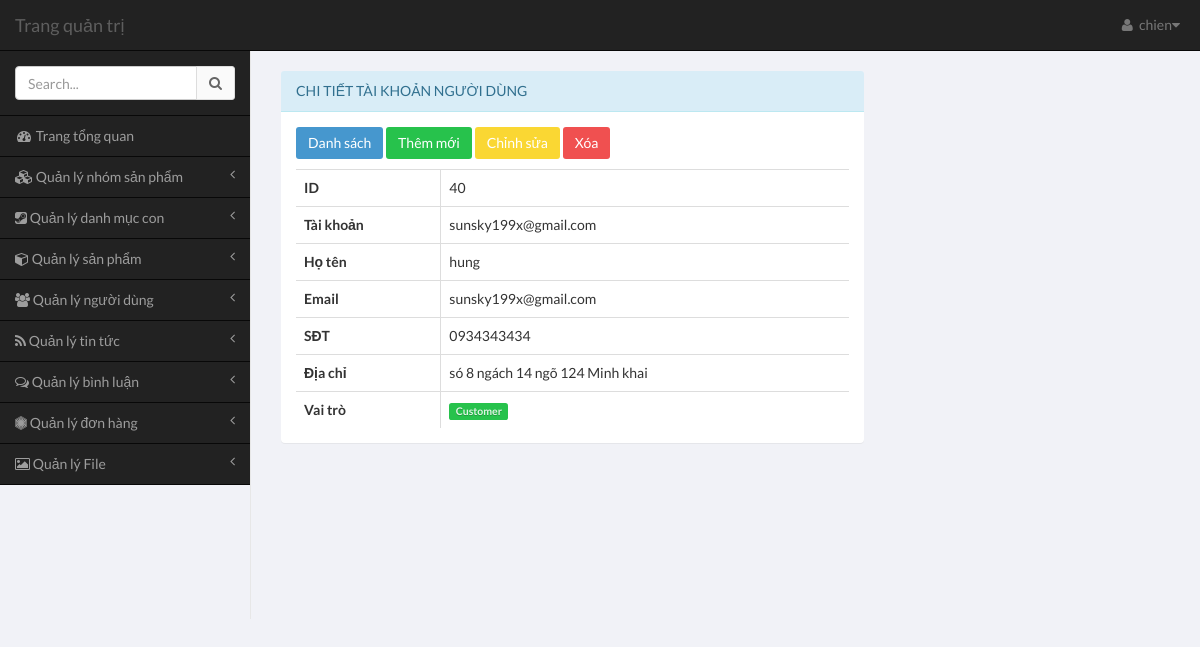
The app's page /admin/pages/index.php?module=user&action=view-user&id=40 (signed in) with its own data.
### tables this page shows
CREATE TABLE `user` (
  `user_id` int(11) NOT NULL,
  `username` varchar(100) NOT NULL,
  `password` varchar(64) NOT NULL,
  `email` varchar(100) NOT NULL,
  `full_name` varchar(100) DEFAULT NULL,
  `phone` varchar(100) DEFAULT NULL,
  `address` varchar(255) DEFAULT NULL,
  `role` tinyint(4) NOT NULL DEFAULT '1'
);

### common/database.php (called while the page is built, shortened)
<?php
$mysqli = mysqli_connect(DB_HOST, DB_USER, DB_PASS, DB_NAME);
mysqli_set_charset($mysqli,"utf8");
function get_one($table,$field_name,$field_value){
	global $mysqli;
	$sql = "SELECT * FROM $table WHERE $field_name = '$field_value'";
	$res = mysqli_query($mysqli,$sql);
	return mysqli_fetch_assoc($res);
}
?>

### admin/pages/modules/user/view-user.php (the view, shortened to what this page needs)
<?php
if (!empty($_GET['id'])) {
	$row = get_one('user','user_id',$_GET['id']);
}else{
	echo 'Tham so id khong hop le';
}
?>
<div class="row">
    <div class="col-md-8">
        <section class="panel panel-info" style="margin-top: 20px;">
            <header class="panel-heading" >
                Chi tiết tài khoản người dùng
            </header>
            <div class="panel-body table-responsive">
				<p>
					<a href="index.php?module=user&action=list-user" class="btn btn-primary">
						Danh sách
					</a>
					<a href="index.php?module=user&action=add-user" class="btn btn-success">
						Thêm mới
					</a>
					<a href="index.php?module=user&action=edit-user&id=<?php echo $row['user_id']; ?>" class="btn btn-warning">
						Chỉnh sửa
					</a>
					<a href="index.php?module=user&action=delete-user&id=<?php echo $row['user_id']; ?>" class="btn btn-danger" onclick="return confirm('Are you sure ? ')">
						Xóa
					</a>
				</p>
				<?php if($row) : ?>
					<table class="table table-bordered table-hover">
						<tbody>
							<tr>
								<th>ID</th>
								<td><?php echo $row['user_id'] ?></td>
							</tr>
							<tr>
								<th>Tài khoản</th>
								<td><?php echo $row['username'] ?></td>
							</tr>
							<tr>
								<th>Họ tên</th>
								<td><?php echo $row['full_name'] ?></td>
							</tr>
							<tr>
								<th>Email</th>
								<td><?php echo $row['email'] ?></td>
							</tr>
							<tr>
								<th>SĐT</th>
								<td><?php echo $row['phone'] ?></td>
							</tr>
							<tr>
								<th>Địa chỉ</th>
								<td><?php echo $row['address'] ?></td>
							</tr>
							<tr>
								<th>Vai trò</th>
								<td>
									<?php if($row['role'] == 1 ) : ?>
										<a href="index.php?action=list-user&role=1" class="label label-success">Customer</a>
									<?php elseif($row['role'] == 2): ?>
										<a href="index.php?action=list-user&role=2" class="label label-danger">Moderator</a>
									<?php else: ?>
										<a href="index.php?action=list-user&role=3" class="label label-primary">Admin</a>
									<?php endif; ?>
								</td>
							</tr>
						</tbody>
					</table>
				<?php endif; ?>
			</div>
		</section>
	</div>
</div>

### records on screen
user: user_id "40", username "sunsky199x@gmail.com", full_name "hung", email "sunsky199x@gmail.com", phone "0934343434", address "só 8 ngách 14 ngõ 124 Minh khai"

### other values on screen
$user['username'] "chien"
